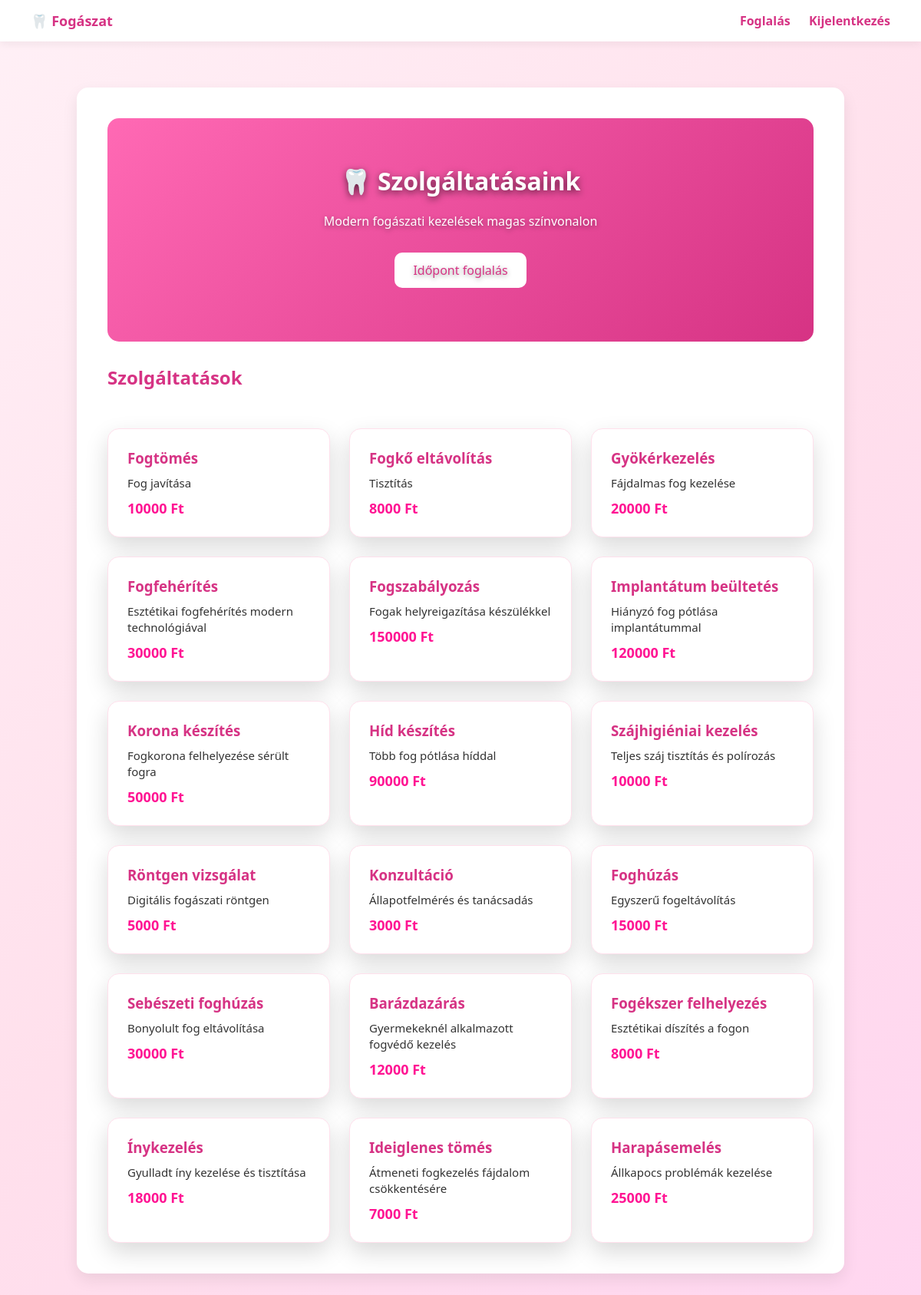
/services.php, run on the app's committed database.
### tables this page shows
CREATE TABLE `services` (
  `id` int(11) NOT NULL,
  `name` varchar(100) DEFAULT NULL,
  `description` text DEFAULT NULL,
  `price` int(11) DEFAULT NULL,
  `duration` int(11) DEFAULT NULL,
  `details` text DEFAULT NULL
);

### services.php (the view, shortened to what this page needs)
<?php
require_once "config/database.php";
$sql = "SELECT * FROM services";
$result = $conn->query($sql);
?>
<!DOCTYPE html>
<html>
<head>
    <link rel="stylesheet" href="style.css">
</head>
<body>
<nav class="navbar">
    <a href="dashboard.php" class="logo">🦷 Fogászat</a>
    <div>
        <a href="book.php">Foglalás</a>
        <a href="logout.php">Kijelentkezés</a>
    </div>
</nav>
<div class="container">
    <div class="hero">
        <h1>🦷 Szolgáltatásaink</h1>
        <p>Modern fogászati kezelések magas színvonalon</p>
        <a href="book.php" class="btn">Időpont foglalás</a>
    </div>
    <h2>Szolgáltatások</h2>
    <div class="services">
        <?php while($row = $result->fetch_assoc()): ?>
            <a href="service_detail.php?id=<?php echo $row['id']; ?>" class="service-card">
                <h3><?php echo $row["name"]; ?></h3>
                <p><?php echo $row["description"]; ?></p>
                <div class="price"><?php echo $row["price"]; ?> Ft</div>
            </a>
        <?php endwhile; ?>
    </div>
</div>
</body>
</html>

### style.css (style rules this page uses)
* { margin: 0; padding: 0; box-sizing: border-box; }
body { font-family: 'Segoe UI', Tahoma, Geneva, Verdana, sans-serif; background: linear-gradient(135deg, #fff0f6, #ffe0ec, #ffd6f0); background-attachment: fixed; color: #333; min-height: 100vh; }
.container { width: 100%; max-width: 1000px; margin: 60px auto; background: white; padding: 40px; border-radius: 15px; box-shadow: 0 8px 20px rgba(0,0,0,0.08); display: flex; flex-direction: column; animation: fadeIn 0.4s ease-in-out; }
h1, h2, h3 { color: #d63384; margin-bottom: 20px; }
.navbar { background-color: white; padding: 15px 30px; box-shadow: 0 4px 10px rgba(0,0,0,0.05); display: flex; justify-content: space-between; align-items: center; }
.logo { text-decoration: none; font-weight: bold; color: #d63384; font-size: 18px; }
.navbar a { color: #d63384; margin: 0 10px; font-weight: bold; text-decoration: none; }
.btn, button { display: inline-block; padding: 12px 24px; margin: 10px 0; background: linear-gradient(135deg, #ff69b4, #d63384); color: white; border: none; border-radius: 10px; font-size: 16px; cursor: pointer; transition: 0.25s; text-decoration: none; }
.hero { background: linear-gradient(135deg, #ff69b4, #d63384); color: white; padding: 60px 30px; border-radius: 15px; text-align: center; margin-bottom: 30px; text-shadow: 0 2px 6px rgba(0,0,0,0.4); }
.hero h1 { font-size: 32px; }
.hero p { margin: 10px 0 20px; }
.hero .btn { background: white; color: #d63384; }
.services { display: grid; grid-template-columns: repeat(auto-fit, minmax(250px, 1fr)); gap: 25px; margin-top: 30px; }
.service-card { background: white; padding: 25px; border-radius: 15px; box-shadow: 0 12px 30px rgba(0,0,0,0.15); border: 1px solid #ffe0ec; transition: 0.3s; text-decoration: none; color: inherit; }
.service-card h3 { margin-bottom: 10px; }
.service-card p { font-size: 15px; color: #333; margin-bottom: 10px; line-height: 1.4; }
.price { font-size: 18px; font-weight: bold; color: #ff1493; }
.service-card { text-decoration: none; color: inherit; }
.hero h1 { color: white !important; text-shadow: 0 3px 10px rgba(0,0,0,0.6); font-weight: bold; }
.service-card { cursor: pointer; }
a { text-decoration: none; color: inherit; }

### data on the page
services: name "Fogtömés", description "Fog javítása", price "10000"
services: name "Fogkő eltávolítás", description "Tisztítás", price "8000"
services: name "Gyökérkezelés", description "Fájdalmas fog kezelése", price "20000"
services: name "Fogfehérítés", description "Esztétikai fogfehérítés modern technológiával", price "30000"
services: name "Fogszabályozás", description "Fogak helyreigazítása készülékkel", price "150000"
services: name "Implantátum beültetés", description "Hiányzó fog pótlása implantátummal", price "120000"
services: name "Korona készítés", description "Fogkorona felhelyezése sérült fogra", price "50000"
services: name "Híd készítés", description "Több fog pótlása híddal", price "90000"
services: name "Szájhigiéniai kezelés", description "Teljes száj tisztítás és polírozás", price "10000"
services: name "Röntgen vizsgálat", description "Digitális fogászati röntgen", price "5000"
services: name "Konzultáció", description "Állapotfelmérés és tanácsadás", price "3000"
services: name "Foghúzás", description "Egyszerű fogeltávolítás", price "15000"
services: name "Sebészeti foghúzás", description "Bonyolult fog eltávolítása", price "30000"
services: name "Barázdazárás", description "Gyermekeknél alkalmazott fogvédő kezelés", price "12000"
services: name "Fogékszer felhelyezés", description "Esztétikai díszítés a fogon", price "8000"
services: name "Ínykezelés", description "Gyulladt íny kezelése és tisztítása", price "18000"
services: name "Ideiglenes tömés", description "Átmeneti fogkezelés fájdalom csökkentésére", price "7000"
services: name "Harapásemelés", description "Állkapocs problémák kezelése", price "25000"
